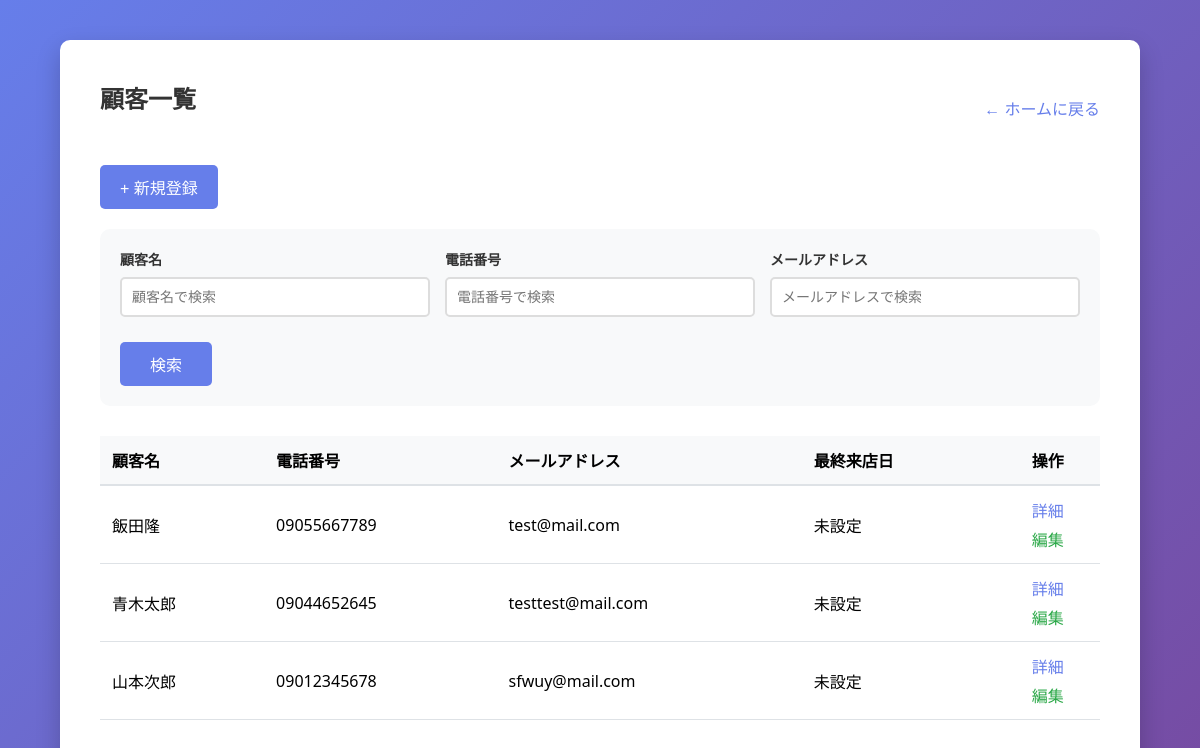
/customers/ (signed in), run on an earlier commit of the app's database.
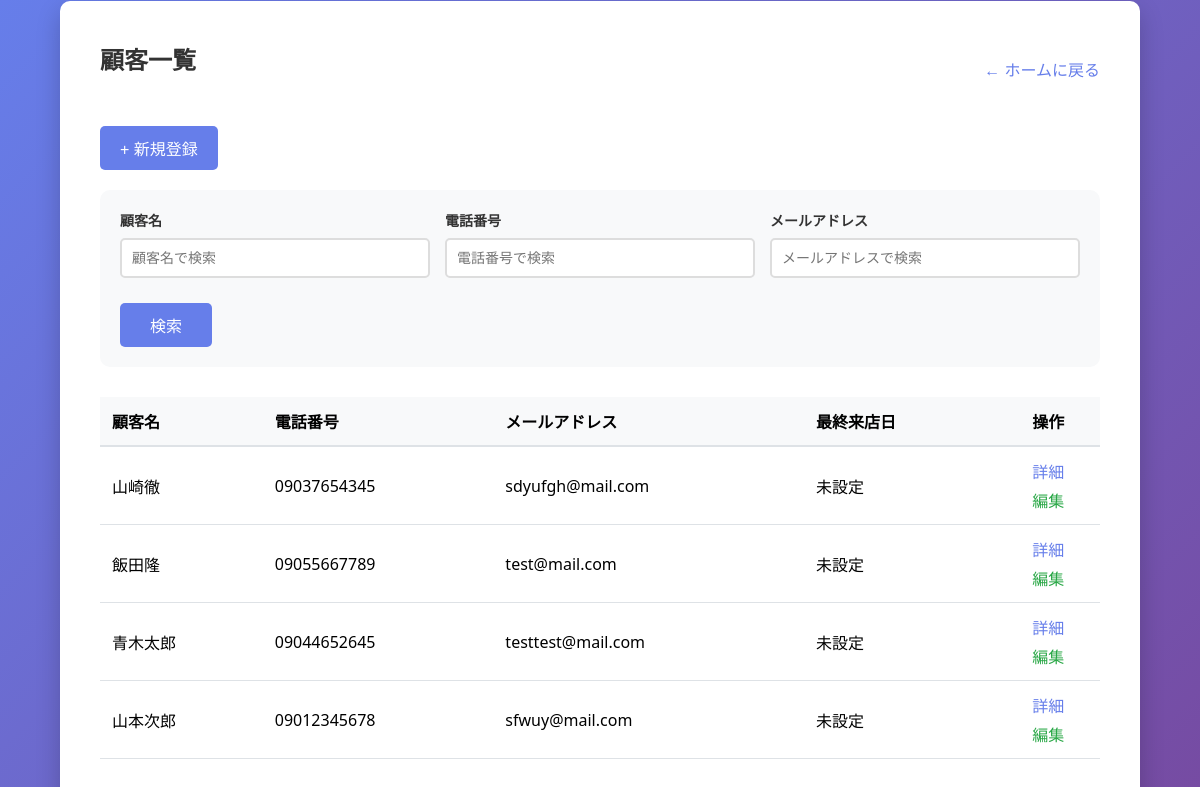
And on a later commit of the database.
### main/models.py (models this page shows, shortened)
class Customer(models.Model):
    phone_regex = RegexValidator(
        regex=r'^0\d{1,4}-?\d{1,4}-?\d{3,4}$',
        message="正しい電話番号形式で入力してください。（例: 090-1234-5678、03-1234-5678、0120-123-456）"
    )
    name = models.CharField(max_length=100, verbose_name="顧客名")
    phone_number = models.CharField(
        max_length=20,
        verbose_name="電話番号",
        validators=[phone_regex]
    )
    email = models.EmailField(unique=True, verbose_name="メールアドレス")  # 追加
    memo = models.TextField(blank=True, verbose_name="メモ")
    last_visit_date = models.DateField(null=True, blank=True, verbose_name="最終来店日")
    created_at = models.DateTimeField(auto_now_add=True, verbose_name="登録日時")
    updated_at = models.DateTimeField(auto_now=True, verbose_name="更新日時")
    class Meta:
        verbose_name = "顧客"
        verbose_name_plural = "顧客"

### main/views.py (the view)
# urls.py: path('customers/', views.customer_list, name='customer_list'),
@login_required(login_url='login')
def customer_list(request):
    search_name = request.GET.get('search_name', '')
    search_phone = request.GET.get('search_phone', '')
    search_email = request.GET.get('search_email', '')
    customers = Customer.objects.all()
    if search_name:
        customers = customers.filter(name__icontains=search_name)
    if search_phone:
        customers = customers.filter(phone_number__icontains=search_phone)
    if search_email:
        customers = customers.filter(email__icontains=search_email)
    customers = customers.order_by('-created_at')
    return render(request, 'main/customer_list.html', {
        'customers': customers,
        'search_name': search_name,
        'search_phone': search_phone,
        'search_email': search_email,
    })

### main/templates/main/customer_list.html (shortened to what this page needs)
{% extends 'main/base.html' %}
{% block content %}
<div style="display: flex; justify-content: space-between; align-items: center; margin-bottom: 20px;">
    <h2>顧客一覧</h2>
    <a href="{% url 'admin-home' %}" style="text-decoration: none; color: #667eea;">← ホームに戻る</a>
</div>
<div style="margin-bottom: 20px;">
    <a href="{% url 'customer_add' %}" style="text-decoration: none;">
        <button style="width: auto; padding: 10px 20px;">+ 新規登録</button>
    </a>
</div>
<form method="get" style="margin-bottom: 30px; background: #f8f9fa; padding: 20px; border-radius: 10px;">
    <div style="display: grid; grid-template-columns: 1fr 1fr 1fr; gap: 15px; margin-bottom: 15px;">
        <div>
            <label for="search_name" style="display: block; font-size: 14px; font-weight: bold; color: #333; margin-bottom: 8px;">顧客名</label>
            <input type="text" id="search_name" name="search_name"
                   value="{{ search_name }}"
                   placeholder="顧客名で検索"
                   style="width: 100%; padding: 10px; border: 2px solid #ddd; border-radius: 5px; font-size: 14px; box-sizing: border-box;">
        </div>
        <div>
            <label for="search_phone" style="display: block; font-size: 14px; font-weight: bold; color: #333; margin-bottom: 8px;">電話番号</label>
            <input type="text" id="search_phone" name="search_phone"
                   value="{{ search_phone }}"
                   placeholder="電話番号で検索"
                   style="width: 100%; padding: 10px; border: 2px solid #ddd; border-radius: 5px; font-size: 14px; box-sizing: border-box;">
        </div>
        <div>
            <label for="search_email" style="display: block; font-size: 14px; font-weight: bold; color: #333; margin-bottom: 8px;">メールアドレス</label>
            <input type="text" id="search_email" name="search_email"
                   value="{{ search_email }}"
                   placeholder="メールアドレスで検索"
                   style="width: 100%; padding: 10px; border: 2px solid #ddd; border-radius: 5px; font-size: 14px; box-sizing: border-box;">
        </div>
    </div>
    <div style="display: flex; gap: 10px;">
        <button type="submit" style="width: auto; padding: 10px 30px;">検索</button>
    </div>
</form>
{% if customers %}
<div style="overflow-x: auto;">
    <table style="width: 100%; border-collapse: collapse; background: white;">
        <thead>
            <tr style="background: #f8f9fa; border-bottom: 2px solid #dee2e6;">
                <th style="padding: 12px; text-align: left;">顧客名</th>
                <th style="padding: 12px; text-align: left;">電話番号</th>
                <th style="padding: 12px; text-align: left;">メールアドレス</th>
                <th style="padding: 12px; text-align: left;">最終来店日</th>
                <th style="padding: 12px; text-align: center;">操作</th>
            </tr>
        </thead>
        <tbody>
            {% for customer in customers %}
            <tr style="border-bottom: 1px solid #dee2e6;">
                <td style="padding: 12px;">{{ customer.name }}</td>
                <td style="padding: 12px;">{{ customer.phone_number }}</td>
                <td style="padding: 12px;">{{ customer.email }}</td>
                <td style="padding: 12px;">{{ customer.last_visit_date|default:"未設定" }}</td>
                <td style="padding: 12px; text-align: center;">
                    <div style="display: flex; flex-direction: column; gap: 5px; align-items: center;">
                        <a href="{% url 'customer_detail' customer.id %}"
                            style="color: #667eea; text-decoration: none;">詳細</a>
                        <a href="{% url 'customer_edit' customer.id %}"
                            style="color: #28a745; text-decoration: none;">編集</a>
                    </div>
                </td>
            </tr>
            {% endfor %}
        </tbody>
    </table>
</div>
{% endif %}
{% endblock %}

What changed in the data, as far as the page shows it:
added Customer: name "山崎徹", phone_number "09037654345", email "sdyufgh@mail.com", last_visit_date "未設定"
